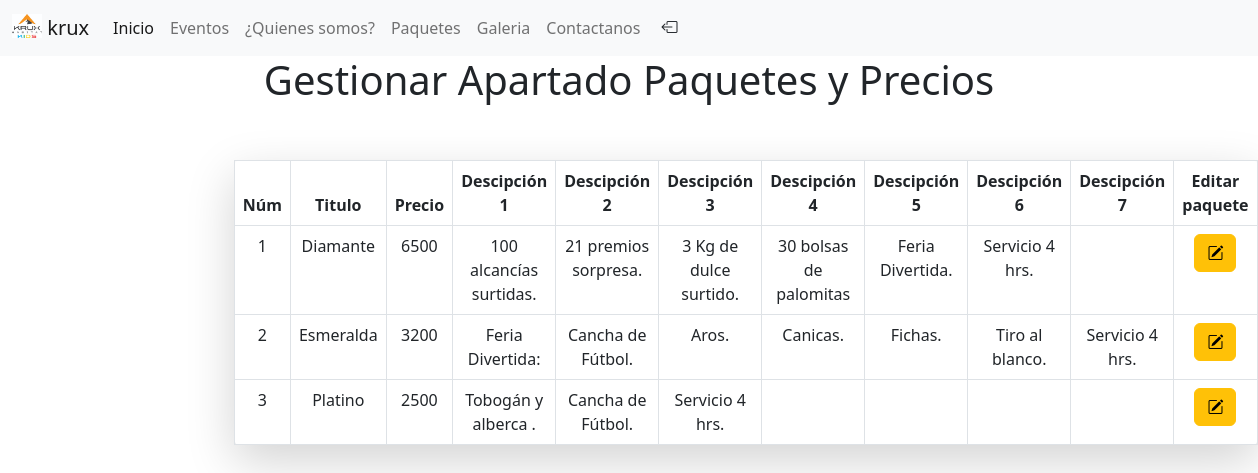
The app's page /Paquetesyprecios.php (signed in) with its own data.
### tables this page shows
CREATE TABLE `paquetes` (
  `id` int(11) NOT NULL,
  `titulo` varchar(60) NOT NULL,
  `precio` decimal(10,0) NOT NULL,
  `desc1` varchar(120) NOT NULL,
  `desc2` varchar(120) NOT NULL,
  `desc3` varchar(120) NOT NULL,
  `desc4` varchar(120) NOT NULL,
  `desc5` varchar(120) NOT NULL,
  `desc6` varchar(120) NOT NULL,
  `desc7` varchar(120) NOT NULL
);

### sesiones.php (called while the page is built, shortened)
<?php
   if (!isset($_SESSION['username'])){
       header("location:login.php");
   }
   else{
    $priv=$_SESSION['privilegios'];
   }
?>

### Paquetesyprecios.php (the view, shortened to what this page needs)
<?php
 include_once("sesiones.php");
include_once("boostrap.php");
?>
<!DOCTYPE html>
<html lang="en">
<head>
</head>
<h1 align="center" >Gestionar Apartado Paquetes y Precios</h1>
<body>
<?php if ($priv=="admin"){ ?>
<div class="container p-4 col-md-8">
		<div class="row">
			<div class="col">
				<table class="table table-bordered text-center shadow-lg p-3 mb-5 mt-4 bg-body rounded" >
					<thead>
						<tr>
							<th>Núm</th>
							<th>Titulo</th>
							<th>Precio</th>
							<th>Descipción 1</th>
							<th>Descipción 2</th>
							<th>Descipción 3</th>
							<th>Descipción 4</th>
							<th>Descipción 5</th>
							<th>Descipción 6</th>
							<th>Descipción 7</th>
							<th>Editar paquete</th>
						</tr>
					</thead>
					<tbody>
					 <?php
                         include_once("conexion.php");
                        $consulta="select * from paquetes";
                        $resultado=mysqli_query($con,$consulta);
                        if (mysqli_num_rows($resultado)>0){
                            while($fila=mysqli_fetch_assoc($resultado))
                            {
                             ?>
			  <tr>
		<td class=""><?php echo $fila['id'] ?></td>
        <td class=""><?php echo $fila['titulo'] ?></td>
        <td class=""><?php echo $fila['precio'] ?></td>
		<td class=""><?php echo $fila['desc1'] ?></td>
		<td class=""><?php echo $fila['desc2'] ?></td>
		<td class=""><?php echo $fila['desc3'] ?></td>
		<td class=""><?php echo $fila['desc4'] ?></td>
		<td class=""><?php echo $fila['desc5'] ?></td>
		<td class=""><?php echo $fila['desc6'] ?></td>
		<td class=""><?php echo $fila['desc7'] ?></td>
        <td class="" colspan="4" >
        <a class="btn btn-warning" role="button" href="editar_paq.php?id=<?php echo $fila['id'] ?>"><i class="bi bi-pencil-square "></i></a>
        </td>
			</tr>
	       <?php
			}
		}
	?>
					</tbody>
				</table>
			</div>
		</div>
	</div>
  <?php } ?>
</body>
</html>

### records on screen
paquetes: id "1", titulo "Diamante", precio "6500", desc1 "100 alcancías surtidas.", desc2 "21 premios sorpresa.", desc3 "3 Kg de dulce surtido.", desc4 "30 bolsas de palomitas", desc5 "Feria Divertida.", desc6 "Servicio 4 hrs."
paquetes: id "2", titulo "Esmeralda", precio "3200", desc1 "Feria Divertida:", desc2 "Cancha de Fútbol.", desc3 "Aros.", desc4 "Canicas.", desc5 "Fichas.", desc6 "Tiro al blanco.", desc7 "Servicio 4 hrs."
paquetes: id "3", titulo "Platino", precio "2500", desc1 "Tobogán y alberca .", desc2 "Cancha de Fútbol.", desc3 "Servicio 4 hrs."
